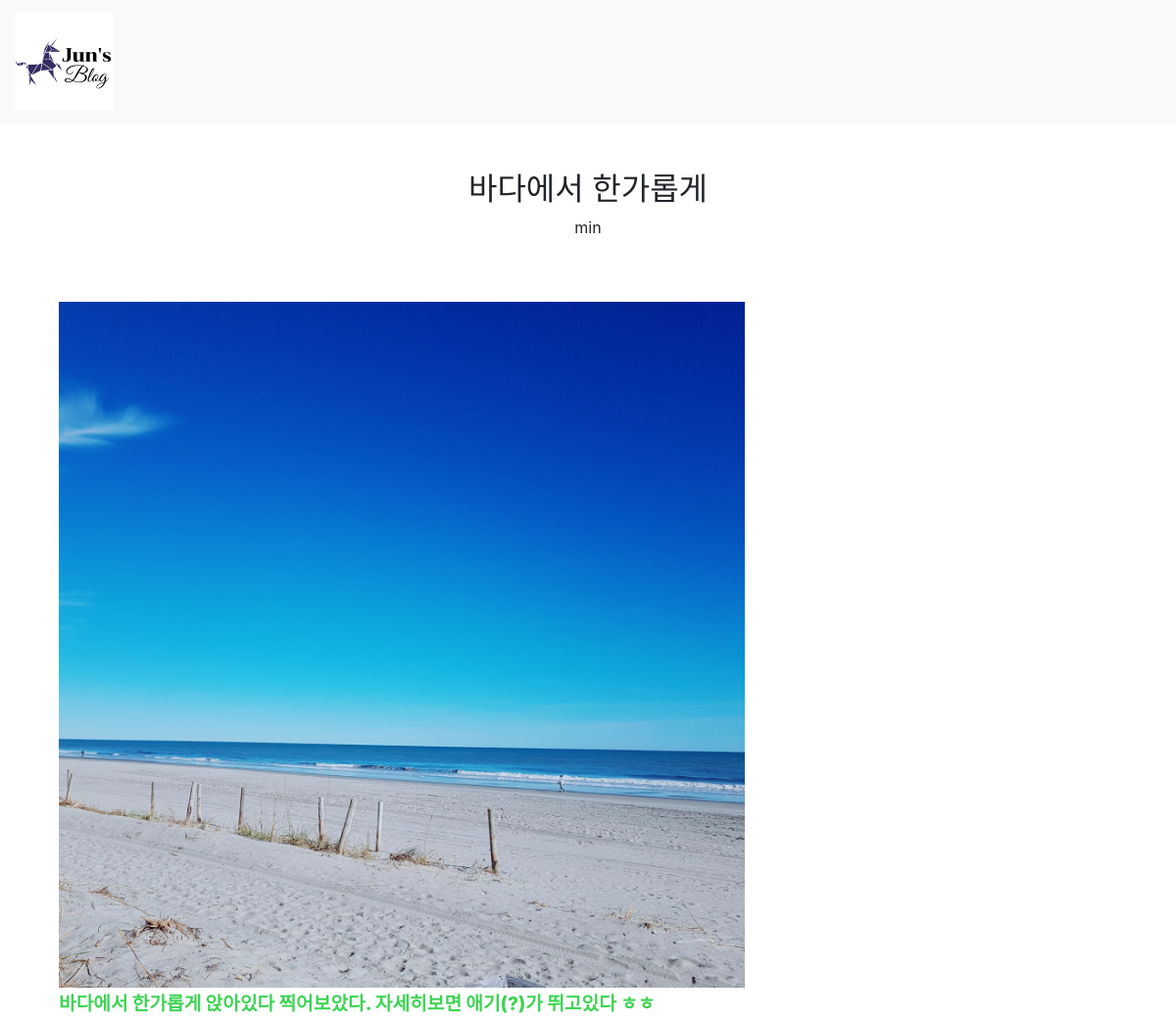
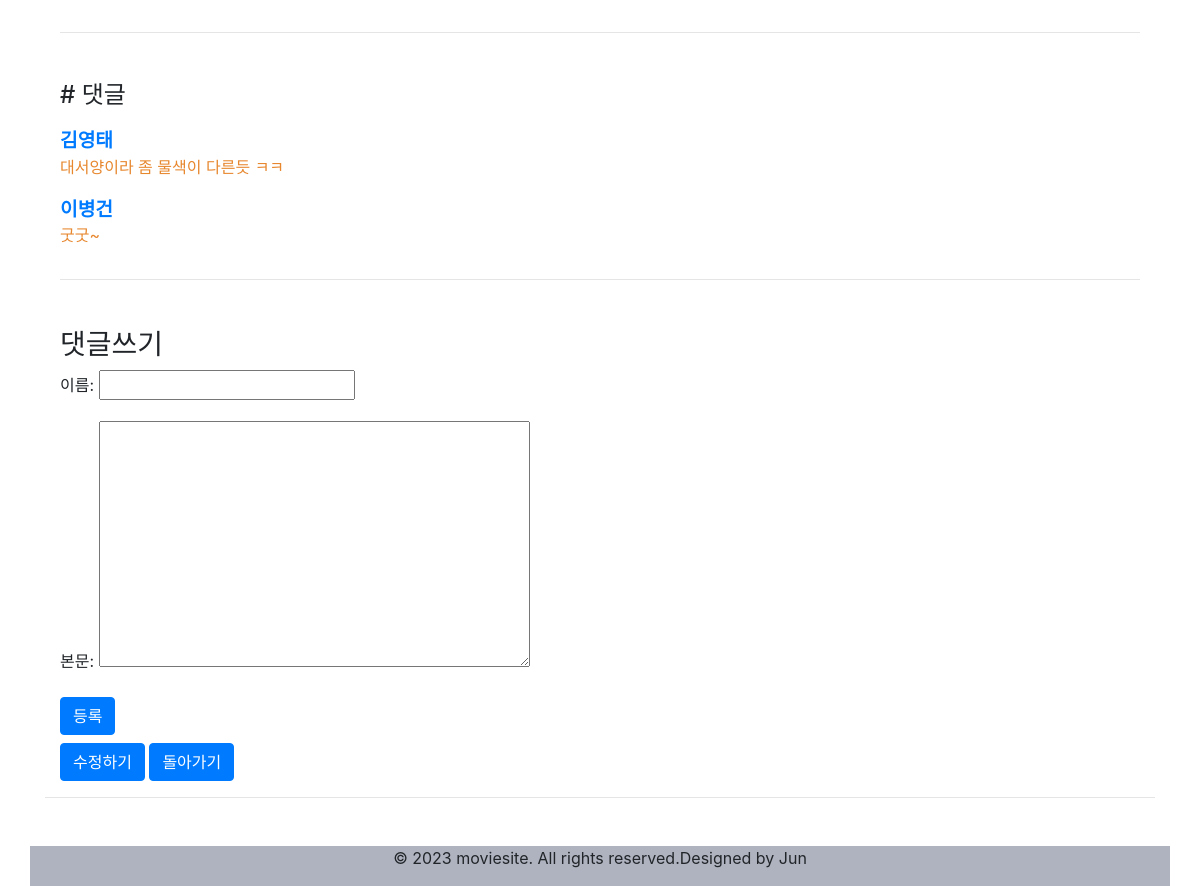
Screenshot of /post/detail/3/ with the database file from the repository (2 pictures, top to bottom).
### post/models.py (models this page shows, shortened)
class Post(models.Model):
    title = models.CharField(max_length=200, verbose_name="제목")
    text = models.TextField(null=True, verbose_name="본문")
    image = models.ImageField(upload_to="", verbose_name="이미지", blank=True, null=True)
    created_date = models.DateTimeField(auto_now_add=True, verbose_name="작성일")
    publiShed_date = models.DateTimeField(auto_now_add=True)
    author = models.ForeignKey(
        Bcuser,
        on_delete=models.CASCADE,
        verbose_name="작성자"
            )
    class Meta:
        db_table = 'Post_table'
        verbose_name='포스트'
        verbose_name_plural='포스트들'

class Comment(models.Model):
    post = models.ForeignKey(Post, related_name='comments', on_delete=models.CASCADE, verbose_name='포스트')
    name = models.CharField(max_length=80, verbose_name="이름")
    body = models.TextField(verbose_name="본문")
    created_at = models.DateTimeField(auto_now_add=True, verbose_name='작성일')
    class Meta:
        db_table = 'Comment_table'
        verbose_name = '댓글'
        verbose_name_plural = '댓글들'

### bcuser/models.py (models this page shows)
class Bcuser(models.Model):
    username=models.CharField(max_length=32, verbose_name='사용자명')
    useremail = models.EmailField(max_length=128, verbose_name='사용자이메일')
    password=models.CharField(max_length=64, verbose_name='비밀번호')
    registered_dttm=models.DateTimeField(auto_now_add=True, verbose_name='등록시간')
    def __str__(self):
        return self.username
    class Meta:
        db_table='blog_bcuser'
        verbose_name='블로그 사용자'
        verbose_name_plural='블로그 사용자'

### post/views.py (the view)
# urls.py: path('detail/<int:pk>/', views.post_detail, name='post_detail'),
def post_detail(request, pk):
    post = get_object_or_404(Post, pk=pk) # 만약 해당 객체를 찾지 못하면, 서버는 404 에러를 반환
    comments = Comment.objects.filter(post=post)
    if request.method == 'POST':
        comment_form = CommentForm(request.POST)
        if comment_form.is_valid():
            comment = comment_form.save(commit=False)
            comment.post = post
            comment.save() #변경된 코멘트 객체를 데이터베이스에 저장
            return redirect('post_list')
    else:
        comment_form = CommentForm()
    return render(request, 'post_detail.html', {'post': post, 'comments': comments, 'comment_form': comment_form})

### post/forms.py
class CommentForm(forms.ModelForm):
    class Meta:
        model = Comment
        fields = ['name','body']

### post/templates/post_detail.html (shortened to what this page needs)
{% extends "base.html" %}
{% load static %}
{% block contents %}
<div class="container mt-5">
    <div class="row">
        <div class="col-12 text-center">
            <h2>{{ post.title }}</h2>
            <p>{{ post.author}}</p>
        </div>
    </div>
    <div class="row mt-5">
        <div class="col-12">
            {% if post.image %}
            <img src="{{ post.image.url }}" alt="Post Image" style="max-height: 700px;">
            <p class="post-body">{{ post.text }}</p>
            {% endif %}
        </div>
    </div>
    <hr>
    <div class="row mt-5">
        <div class="col-12">
            <h4>&#35; 댓글</h4>
            {% for comment in comments%}
            <div class="comment">
                <div class="comment-name">{{comment.name}}</div>
                <p>{{comment.body}}</p>
            </div>
            {% empty %}
            <p>No command yet.</p>
            {% endfor %}
        </div>
    </div>
    <hr>
    <div class="row mt-5">
        <div class="col-12">
            <h3>댓글쓰기</h3>
            <form method="POST">
                {{comment_form.as_p}}
                <button type="submit" class="btn btn-primary">등록</button>
            </form>
        </div>
        <div class="col-12 mt-2">
            <button type="button" class="btn btn-primary" onclick="location.href='/detail/edit/{{ post.pk }}/'">수정하기</button>
            <button type="button" class="btn btn-primary" onclick="location.href='/post/'">돌아가기</button>
        </div>
    </div>
</div>
<hr>
<div class="row mt-5" style="background-color: rgb(175, 179, 191);">
    <div class="col-12 text-center">
        <p>&copy; 2023 moviesite. All rights reserved.Designed by Jun</p>
    </div>
</div>
{% endblock %}

### post/templates/post_detail.html (style rules this page uses)
div.comment-name { font-size: 1.2em; font-weight: bold; color: #007BFF; }
.comment p { font-size: 1em; color: #e7872e; }
.post-body { font-size: 1.2em; font-weight: 800; line-height: 1.7; color: rgb(63, 211, 85); }

### rows the page displays
Post: title "바다에서 한가롭게", author "min", image (picture), text "바다에서 한가롭게 앉아있다 찍어보았다. 자세히보면 애기(?)가 뛰고있다 ㅎㅎ"
Comment: name "김영태", body "대서양이라 좀 물색이 다른듯 ㅋㅋ"
Comment: name "이병건", body "굿굿~"
